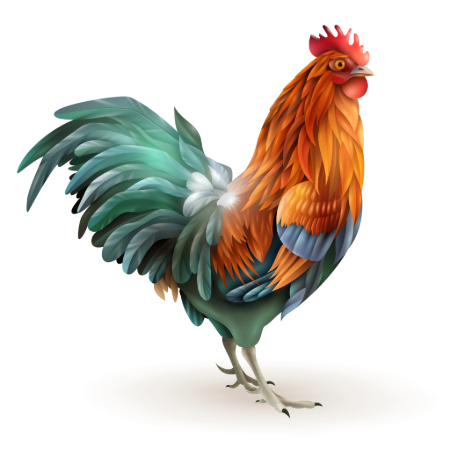
#> input picture roost.png, 450 x 450 px
$ python opencv_basics_grayscale.py
#> lines starting #> are read from the running program, lines starting #| are printed output that depends on the picture; after the words box and inside, x2 and y2 are one past the last pixel; in counts of white or black regions, pixels touching at a corner belong together
'''
OpenCV Basics - Greyscale Exercises
'''
import cv2
import numpy as np

def pixel_count(GS_image):
    """ Calculates the total number of pixels in an image.
    Args:
        GS_image (numpy.ndarray): A grayscale image.
    Returns:
        int: The number of pixels in an image.
    """
    return GS_image.size

def average_pixel_value(GS_image):
    """ Calculates the average pixel value of a grayscale image.
    Args:
        GS_image (numpy.ndarray): A grayscale image.
    Returns:
        int: Average pixel value (truncated) in the image (Range of 0-255).
    """
    total_pixels = GS_image.size
    total_sum = GS_image.sum()
    return int(total_sum // total_pixels)

def to_BW(GS_image):
    """ Converts a grayscale image to a black and white image.
    Args:
        GS_image (numpy.ndarray): A grayscale image.
    Returns:
        numpy.ndarray: The black and white image.
    """
    BW_image = GS_image.copy()
    BW_image[BW_image > 128] = 255
    BW_image[BW_image <= 128] = 0
    return BW_image

def image_average_grayscale(GS_image1, GS_image2):
    """ Averages the pixels of the two grayscale input images.
    Args:
        GS_image1 (numpy.ndarray): A grayscale image.
        GS_image2 (numpy.ndarray): A grayscale image.
    Returns:
        numpy.ndarray: An image which is the average of image1 and image2.
    """
    return ((GS_image1.astype('int16') + GS_image2.astype('int16')) // 2).astype('uint8')

def flip_horizontal_grayscale(GS_image):
    """ Flips the input image across the horizontal axis.
    Args:
        GS_image (numpy.ndarray): A grayscale image.
    Returns:
        numpy.ndarray: The horizontally flipped image.
    """
    return GS_image[:, ::-1]

def histogram_grayscale(GS_image):
    """ Counts the number of pixels of each value (0 -> 255) in the grayscale image.
    Args:
        GS_image (numpy.ndarray): A grayscale image.
    Returns:
        list: A list with 256 elements, representing the pixel count of each grayscale level.
    """
    hist, _ = np.histogram(GS_image, bins=256, range=(0, 256))
    return hist.tolist()

if __name__ == '__main__':
    image1_location = 'roost.png'
    image2_location = 'roost.png'
    img = cv2.imread(image1_location, cv2.IMREAD_GRAYSCALE)
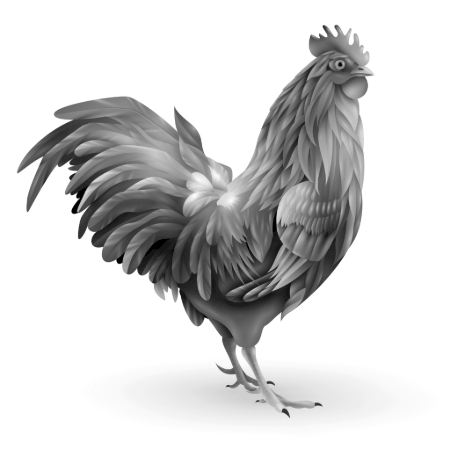
#> img: shape (450, 450); min 0, max 255, mean 211.9
    img2 = cv2.imread(image2_location, cv2.IMREAD_GRAYSCALE)

    print(f'Pixel Count: {pixel_count(img)}')
#| Pixel Count: 202500
    print(f'Average Pixel Value: {average_pixel_value(img)}')
#> in average_pixel_value, `total_sum = GS_image.sum()`: total_sum = 42919771
#| Average Pixel Value: 211
    cv2.imshow(f'{image1_location} - to_BW', to_BW(img))
#> in to_BW, `BW_image[BW_image > 128] = 255`:
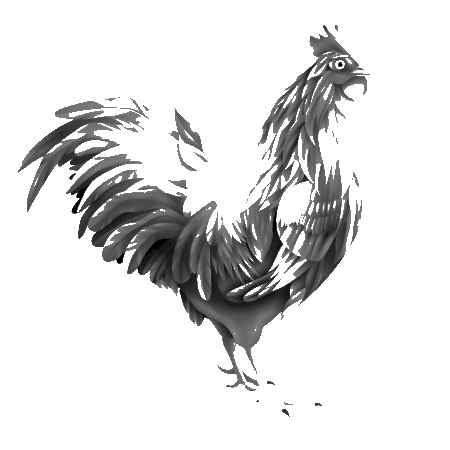
#> BW_image: shape (450, 450); min 0, max 255, mean 223.6
#> in to_BW, `BW_image[BW_image <= 128] = 0`:
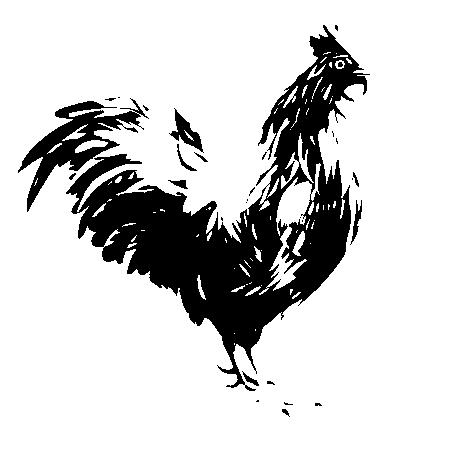
#> BW_image: shape (450, 450); 81.5% white; 30 black regions (18 under 20 px), largest, box (x1, y1, x2, y2) and area: (66, 25, 370, 391) 32269, (18, 98, 149, 212) 3930, (169, 108, 204, 153) 523
    cv2.imshow(f'{image1_location} v. {image2_location} - average_grayscale', image_average_grayscale(img, img2))
    cv2.imshow(f'{image1_location} - flip_horizontal_grayscale', flip_horizontal_grayscale(img))
#> in flip_horizontal_grayscale, `return GS_image[:, ::-1]`:
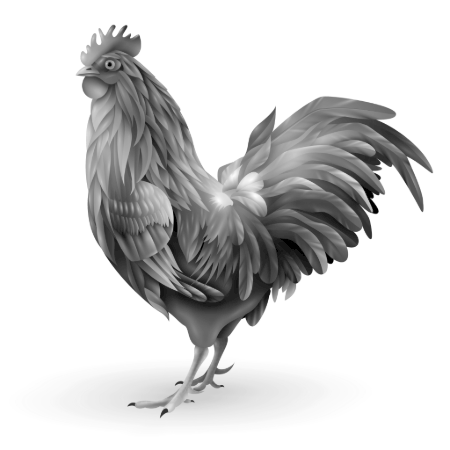
#> returned value: shape (450, 450); min 0, max 255, mean 211.9
    print(f'Grayscale Histogram: {histogram_grayscale(img)}')
#> in histogram_grayscale, `hist, _ = np.histogram(GS_image, bins=256, range=(0, 256))`: hist = 256 values, max 121369 at index 255, min 0 at index 2, mean 791
#> (printed output is left out)

    cv2.waitKey()
    cv2.destroyAllWindows()
